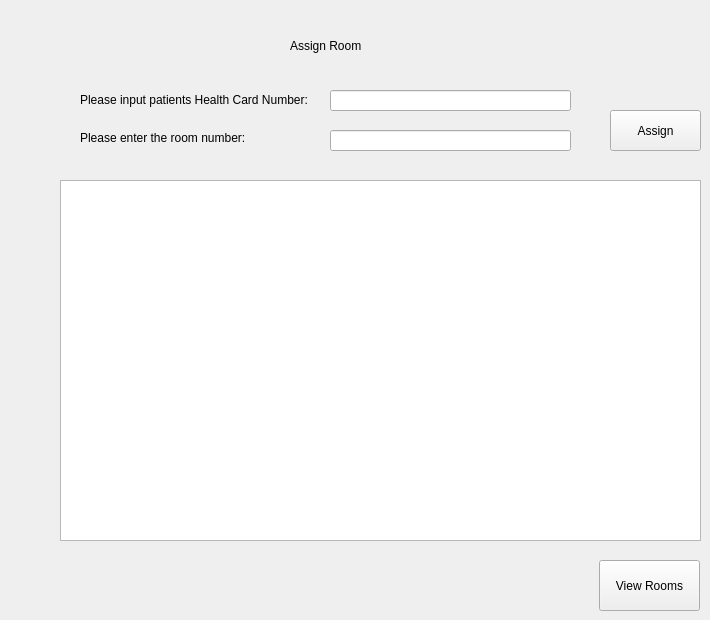
    <widget class="QWidget" name="page_15">
     <widget class="QLabel" name="label_71">
      <property name="geometry">
       <rect>
        <x>290</x>
        <y>30</y>
        <width>281</width>
        <height>31</height>
       </rect>
      </property>
      <property name="styleSheet">
       <string notr="true">font: 24pt &quot;Sitka Small&quot;;</string>
      </property>
      <property name="text">
       <string>Assign Room</string>
      </property>
     </widget>
     <widget class="QLabel" name="label_72">
      <property name="geometry">
       <rect>
        <x>80</x>
        <y>90</y>
        <width>231</width>
        <height>20</height>
       </rect>
      </property>
      <property name="text">
       <string>Please input patients Health Card Number:</string>
      </property>
     </widget>
     <widget class="QLineEdit" name="assignHealthCardNumberLineEdit">
      <property name="geometry">
       <rect>
        <x>330</x>
        <y>90</y>
        <width>241</width>
        <height>21</height>
       </rect>
      </property>
     </widget>
     <widget class="QTableWidget" name="tableWidgetRooms">
      <property name="geometry">
       <rect>
        <x>60</x>
        <y>180</y>
        <width>641</width>
        <height>361</height>
       </rect>
      </property>
     </widget>
     <widget class="QPushButton" name="assignRoomButton">
      <property name="geometry">
       <rect>
        <x>610</x>
        <y>110</y>
        <width>91</width>
        <height>41</height>
       </rect>
      </property>
      <property name="text">
       <string>Assign</string>
      </property>
     </widget>
     <widget class="QLabel" name="label_73">
      <property name="geometry">
       <rect>
        <x>80</x>
        <y>130</y>
        <width>231</width>
        <height>16</height>
       </rect>
      </property>
      <property name="text">
       <string>Please enter the room number: </string>
      </property>
     </widget>
     <widget class="QLineEdit" name="roomNumberLineEdit">
      <property name="geometry">
       <rect>
        <x>330</x>
        <y>130</y>
        <width>241</width>
        <height>21</height>
       </rect>
      </property>
     </widget>
     <widget class="QPushButton" name="viewRoomTableButton">
      <property name="geometry">
       <rect>
        <x>599</x>
        <y>560</y>
        <width>101</width>
        <height>51</height>
       </rect>
      </property>
      <property name="text">
       <string>View Rooms</string>
      </property>
     </widget>
    </widget>
